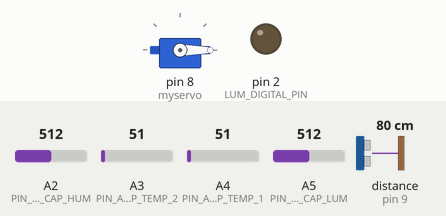
Simulated run of this sketch. Board: Arduino Uno, built with avr-gcc and run on an emulated ATmega328P. Parts: servo, output pins drawn as LEDs (lit = HIGH). Wiring (inferred from the names in the program): ultrasonic range finder: trigger pin 10; echo pin 9. The inputs (shaded band) are chosen by the test bench; at power-on: A4 (PIN_ANALOG_CAP_TEMP_1) = 51, A5 (PIN_ANALOG_CAP_LUM) = 512, A2 (PIN_ANALOG_CAP_HUM) = 512, A3 (PIN_ANALOG_CAP_TEMP_2) = 51, distance to the obstacle (sensor on pin 9) 80 cm. The echo pulse lasts 58.3 µs per cm; pins used as bus, display or sensor lines are not drawn; what the sketch prints to the serial monitor is not drawn.

Above: at 1.3 s.
1.4 s: A4 (PIN_ANALOG_CAP_TEMP_1) set to 77
2.9 s: A4 (PIN_ANALOG_CAP_TEMP_1) set to 91
At 3.9 s:
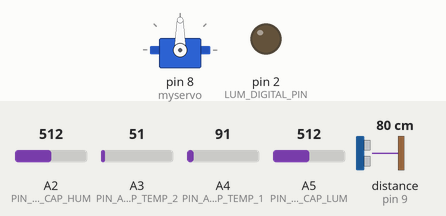
4.8 s: A5 (PIN_ANALOG_CAP_LUM) set to 320
6.3 s: A5 (PIN_ANALOG_CAP_LUM) set to 294
At 7.5 s:
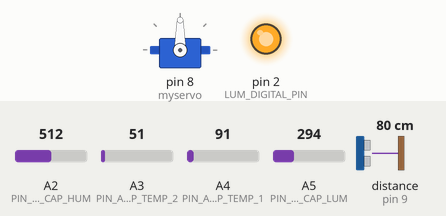
8.1 s: A4 (PIN_ANALOG_CAP_TEMP_1) set to 71
At 9.3 s:
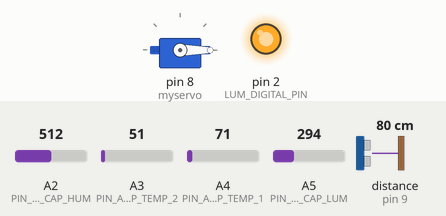
9.7 s: A4 (PIN_ANALOG_CAP_TEMP_1) set to 86
At 11.2 s:
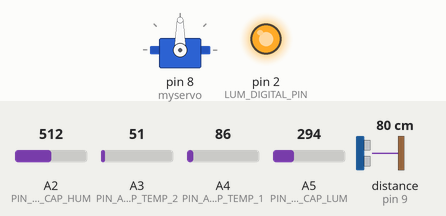
Timing chart, 0 to 12.4 s (numbered marks = the images above; inputs shaded):
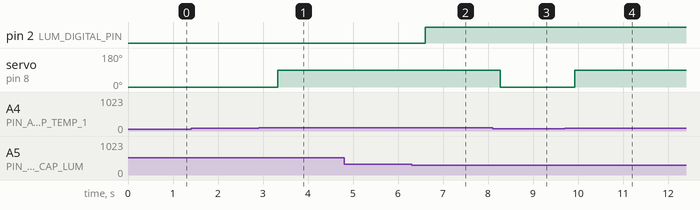

The sketch:

main.ino
```cpp
#include <SoftwareSerial.h>
#include <Servo.h>
#include <string.h>
#include <stdlib.h>
#include <string.h>

Servo myservo;  // create servo object to control a servo


#include "librairies/data_crypting.h"
#include "librairies/bluetooth.h"
#include "librairies/constante.h"
#include "librairies/lumiere.h"
#include "librairies/temperature.h"
#include "librairies/securite.h"
#include "librairies/acidite.h"


int lumiere_autorise = 1;
int lumiere_active = 0;
double lumiere_max = 30;
int flag_lumiere = 0;

double temperature_max = 30;
double humidite_max = 20;
int arrosage_autorise = 1;
int arrosage_active = 0;
int flag_arrosage = 0;


double acidite_max = 7;
int flag_acidite = 0;


double distance_max = 1;
int distance_autorise = 1;
int flag_distance = 0;


char bluetooth_response[100] = {0};
void setup() {
    Serial.begin(9600);
    mybluetooth.begin(9600);
    myservo.attach(8);
    myservo.write(0);

    pinMode(LUM_DIGITAL_PIN, OUTPUT);
    digitalWrite(LUM_DIGITAL_PIN, LOW);
    pinMode(PIN_DIGITAL_ULTRASON_TRIGGER,OUTPUT);
    pinMode(PIN_DIGITAL_ULTRASON_ECHO,INPUT);
}

void loop() {

    manivelle_lumiere(&lumiere_autorise, &lumiere_active, &lumiere_max, &flag_lumiere);
    manivelle_temperature_humidite(&arrosage_autorise, &arrosage_active, &temperature_max, &humidite_max, &flag_lumiere);
    manivelle_securite(&distance_autorise, &distance_max, &flag_distance);
    manivelle_acidite(&acidite_max, &flag_acidite);
    if (mybluetooth.available()) {
        int i = 0;
        int flag = 0;
        int d = 0;
        int e = 0;
        do {
            char x = (char)mybluetooth.read();
            if (d==0 && x == ':' )
            {
              d = 1;

            }
            else if(d==1 && x!= '_' ) {
              bluetooth_response[i++] = x;
            }
            else if(d==1 && x=='_' ) {
                  e = 1;
                  bluetooth_response[i++] = '\0';
            }
            delay(5);
        } while (mybluetooth.available() && (e==0));
        if(d==1 && e==1) {
          manivelle_bluetooth_lumiere(&lumiere_autorise, &lumiere_active, &lumiere_max, &flag_lumiere, bluetooth_response);
        manivelle_bluetooth_temperature_humidite(&arrosage_autorise, &arrosage_active, &temperature_max, &humidite_max, &flag_arrosage, bluetooth_response);
        manivelle_bluetooth_acidite(&acidite_max, &flag_acidite, bluetooth_response);
        manivelle_bluetooth_distance(&distance_autorise, &distance_max, &flag_distance, bluetooth_response);
        }

    }
    delay(500);
}
```

acidite.h
```cpp
void manivelle_acidite(double* acidite_max,int* flag_acidite) {

}
```

bluetooth.h
```cpp
const int PIN_DIGITAL_BLUETOOTH_RX = 12;
const int PIN_DIGITAL_BLUETOOTH_TX = 11;

SoftwareSerial mybluetooth(PIN_DIGITAL_BLUETOOTH_RX,PIN_DIGITAL_BLUETOOTH_TX); // (RX, TX) (pin Rx BT, pin Tx BT)


void bluetooth_envoyer_arrosage_flag(int flag) {
    char* string;
    createCryptedString(CODE_SEND_ARROSAGE_FLAG,flag,&string);
    mybluetooth.print(string);
}

void bluetooth_envoyer_lumiere_flag(int flag) {
    char* string;
    createCryptedString(CODE_SEND_LUMIERE_FLAG,flag,&string);
    mybluetooth.print(string);
}

void bluetooth_envoyer_acidite_flag(int flag) {
    char* string;
    createCryptedString(CODE_SEND_ACIDITE_FLAG,flag,&string);
    mybluetooth.print(string);
}

void bluetooth_envoyer_distance_flag(int flag) {
    char* string;
    createCryptedString(CODE_SEND_DISTANCE_FLAG,flag,&string);
    mybluetooth.print(string);
}


void bluetooth_envoyer_temperature(double value) {
    char* string;
    createCryptedString(CODE_SEND_TEMPERATURE_VAL,value,&string);
    mybluetooth.print(string);
}


void bluetooth_envoyer_humidite(double value) {
    char* string;
    createCryptedString(CODE_SEND_HUMIDITE_VAL,value,&string);
    mybluetooth.print(string);
}

void bluetooth_envoyer_acidite(double value) {
    char* string;
    createCryptedString(CODE_SEND_ACIDITE_VAL,value,&string);
    mybluetooth.print(string);
}

void bluetooth_envoyer_luminosite(double value) {
    char* string;
    createCryptedString(CODE_SEND_LUMINOSITE_VAL,value,&string);
    mybluetooth.print(string);
}

void bluetooth_envoyer_position(double value) {
    char* string;
    createCryptedString(CODE_SEND_DISTANCE_VAL,value,&string);
    mybluetooth.print(string);
}


void manivelle_bluetooth_lumiere(int* lumiere_autorise,int* lumiere_active,double* lumiere_max,int* flag_lumiere,char* bluetooth_response){
    if(strlen(bluetooth_response)>=2) {
        double value = getCryptedValue(bluetooth_response);

        switch (bluetooth_response[0]) {
            case CODE_CONFIG_AUTORISATION_LUMIERE:
                *lumiere_autorise = (int)value;
                break;

            case CODE_CONFIG_ACTIVE_LUMIERE:
                *lumiere_active = (int)value;
                break;

            case CODE_CONFIG_LUMINOSITE_MAX:
                *lumiere_max = (int)value;
                break;
        }
    }
}

void manivelle_bluetooth_temperature_humidite(int* arrosage_autorise,int* arrosage_active,double* temperature_max,double* humidite_max,int* flag_arrosage,char* bluetooth_response){
    if(strlen(bluetooth_response)>=2) {

        double value = getCryptedValue(bluetooth_response);

        switch (bluetooth_response[0]) {
            case CODE_CONFIG_AUTORISATION_ARROSAGE:
                *arrosage_autorise = (int)value;
                break;

            case CODE_CONFIG_ACTIVE_ARROSAGE:
                *arrosage_active = (int)value;
                break;

            case CODE_CONFIG_TEMPERATURE_MAX:
                *temperature_max = value;
                break;

            case CODE_CONFIG_HUMIDITE_MAX:
                *humidite_max = value;
                break;
        }
    }
}

void manivelle_bluetooth_acidite(double* acidite_max,int* flag_acidite,char* bluetooth_response) {
    if(strlen(bluetooth_response) >= 2) {
        double value = getCryptedValue(bluetooth_response);

        switch (bluetooth_response[0]) {
            case CODE_CONFIG_ACIDITE_MAX:
                *acidite_max = value;
                break;
        }
    }
}

void manivelle_bluetooth_distance(int* distance_autorise,double* distance_max,int* flag_distance,char* bluetooth_response) {
    if(strlen(bluetooth_response) >=2) {
        double value = getCryptedValue(bluetooth_response);

        switch (bluetooth_response[0]) {
            case CODE_CONFIG_AUTORISATION_DISTANCE:
                *distance_autorise = (int)value;
                break;

            case CODE_CONFIG_DISTANCE_MAX:
                *distance_max = value;
                break;
        }
    }
}
```

constante.h
```cpp
int VAL_CAPTEUR_MAX = 1024;
int VAL_CAPTEUR_MIN = 0;
```

data_crypting.h
```cpp
const char CODE_SEND_TEMPERATURE_VAL = 'a';
const char CODE_SEND_HUMIDITE_VAL = 'b';
const char CODE_SEND_ACIDITE_VAL = 'c';
const char CODE_SEND_LUMINOSITE_VAL = 'd';
const char CODE_SEND_DISTANCE_VAL = 'e';


const char CODE_CONFIG_AUTORISATION_ARROSAGE = 'f';
const char CODE_CONFIG_AUTORISATION_LUMIERE = 'l';
const char CODE_CONFIG_AUTORISATION_DISTANCE = 'm';

const char CODE_CONFIG_ACTIVE_ARROSAGE = 'n';
const char CODE_CONFIG_ACTIVE_LUMIERE = 'o';

const char CODE_CONFIG_TEMPERATURE_MAX = 'g';
const char CODE_CONFIG_HUMIDITE_MAX = 'h';
const char CODE_CONFIG_ACIDITE_MAX = 'i';
const char CODE_CONFIG_LUMINOSITE_MAX = 'j';
const char CODE_CONFIG_DISTANCE_MAX = 'k';

const char CODE_SEND_ARROSAGE_FLAG = 'p';
const char CODE_SEND_LUMIERE_FLAG = 'q';
const char CODE_SEND_ACIDITE_FLAG = 'r';
const char CODE_SEND_DISTANCE_FLAG = 's';

void createCryptedString(char type, double value,char** string) {
  char result[100] =  {0};

  char t[100];
  sprintf(t,dtostrf(value,3,2,"%f"));

  sprintf(result,"%c%s@\0",type, t );
  *string = result;
}


void substring(char* string,char** result,int c) {
    int length = (int) strlen(string);
    if(c <length)
    {
        char subbuff[length-c+1];
        memcpy(subbuff, &string[c], (size_t) (length - c));
        subbuff[length-c] = '\0';
        *result = subbuff;
    }
}

double getCryptedValue(char* chaine) {
    return atof(&chaine[1]);
}
```

lumiere.h
```cpp
const int PIN_ANALOG_CAP_LUM = 5;
const int LUM_DIGITAL_PIN = 2;

void active_lum(int *flag_lumiere) {
    digitalWrite(LUM_DIGITAL_PIN, HIGH);
    *flag_lumiere = 1;
    bluetooth_envoyer_lumiere_flag(*flag_lumiere);
}

void desactive_lum(int *flag_lumiere) {
    digitalWrite(LUM_DIGITAL_PIN, LOW);
    *flag_lumiere = 0;
    bluetooth_envoyer_lumiere_flag(*flag_lumiere);
}

void manivelle_lumiere(int *lumiere_autorise, int *lumiere_active, double *lumiere_max, int *flag_lumiere) {
    double val_cap_lum = 0;
    val_cap_lum = analogRead(PIN_ANALOG_CAP_LUM);
    val_cap_lum = map(val_cap_lum, VAL_CAPTEUR_MIN, VAL_CAPTEUR_MAX, 0, 100);


    bluetooth_envoyer_luminosite(val_cap_lum);

    if (*lumiere_autorise == 1) {
        if (val_cap_lum < *lumiere_max) {
            active_lum(flag_lumiere);
        } else {
            desactive_lum(flag_lumiere);
        }
    } else {
        if (*lumiere_active == 1) {
            active_lum(flag_lumiere);
        } else {
            desactive_lum(flag_lumiere);
        }
    }

}
```

securite.h
```cpp
const int PIN_DIGITAL_ULTRASON_TRIGGER = 10;
const int PIN_DIGITAL_ULTRASON_ECHO = 9;
const unsigned long MEASURE_TIMEOUT =25000UL;

void active_securite(int* flag_distance) {
    *flag_distance = 1;
    bluetooth_envoyer_distance_flag(*flag_distance);
}

void desactive_securite(int* flag_distance) {
    *flag_distance = 0;
    bluetooth_envoyer_distance_flag(*flag_distance);
}

void manivelle_securite(int* distance_autorise,double* distance_max,int* flag_distance) {

    digitalWrite(PIN_DIGITAL_ULTRASON_TRIGGER,HIGH);
    delayMicroseconds(10);
    digitalWrite(PIN_DIGITAL_ULTRASON_TRIGGER,LOW);

    long measure = pulseIn(PIN_DIGITAL_ULTRASON_ECHO, HIGH, MEASURE_TIMEOUT);

    //Retourne la distance en cm
    double val = (measure * 340) / (2.0 * 10000);

    if(*distance_autorise == 1) {
        if(val < *distance_max) {
            active_securite(flag_distance);
        }
        else {
            desactive_securite(flag_distance);
        }

    }

}
```

temperature.h
```cpp
const int PIN_ANALOG_CAP_TEMP_1 = 4;
const int PIN_ANALOG_CAP_TEMP_2 = 3;

const int PIN_ANALOG_CAP_HUM = 2;

void active_arrosage(int *flag_arrosage) {
    *flag_arrosage = 1;
    if (myservo.read()!=90) {
      myservo.write(90);
    }

    bluetooth_envoyer_arrosage_flag(*flag_arrosage);
}

void desactive_arrosage(int *flag_arrosage) {
    *flag_arrosage = 0;
    if (myservo.read()!=0) {
      myservo.write(0);
    }
    bluetooth_envoyer_arrosage_flag(*flag_arrosage);
}

void manivelle_temperature_humidite(int *arrosage_autorise, int *arrosage_active, double *temperature_max,
                                    double *humidite_max, int *flag_arrosage) {
    double val1 = analogRead(PIN_ANALOG_CAP_TEMP_1);
    double val2 = analogRead(PIN_ANALOG_CAP_TEMP_2);

    val1 = val1 * (500.0 / 1023);
    val2 = val1 * (500.0 / 1023);

    double val_temperature = (val1 + val2) / 2;

    double val_humidite = analogRead(PIN_ANALOG_CAP_HUM);
    val_humidite = map(val_humidite,0,1023,0,100);

    val_humidite = map(val_humidite,0,40,0,100);
    bluetooth_envoyer_temperature(val_temperature);

    bluetooth_envoyer_humidite(val_humidite);

    Serial.print((*temperature_max));
    Serial.print('|');
    if (*arrosage_autorise == 1) {
        if (val_temperature > *temperature_max || val_humidite < *humidite_max) {
            active_arrosage(flag_arrosage);
        } else {
            desactive_arrosage(flag_arrosage);
        }
    } else {

        if (*arrosage_active == 1) {
            active_arrosage(flag_arrosage);
        } else {
            desactive_arrosage(flag_arrosage);
        }

    }


}
```

Measured:
- the behaviour switches between 82 and 83 on A4 (PIN_ANALOG_CAP_TEMP_1) (found by bisection; images 0 and 1)
- the behaviour switches between 308 and 307 on A5 (PIN_ANALOG_CAP_LUM) (found by bisection; images 1 and 2)
- after the input at 1.4 s, every drawn part: stays the same
- after the input at 2.9 s, servo on pin 8 (myservo): 0° → 90° after 0.43 s
- after the input at 4.8 s, every drawn part: stays the same
- after the input at 6.3 s, pin 2 (LUM_DIGITAL_PIN): LOW → HIGH after 0.30 s
- after the input at 8.1 s, servo on pin 8 (myservo): 90° → 0° after 0.18 s
- after the input at 9.7 s, servo on pin 8 (myservo): 0° → 90° after 0.22 s
